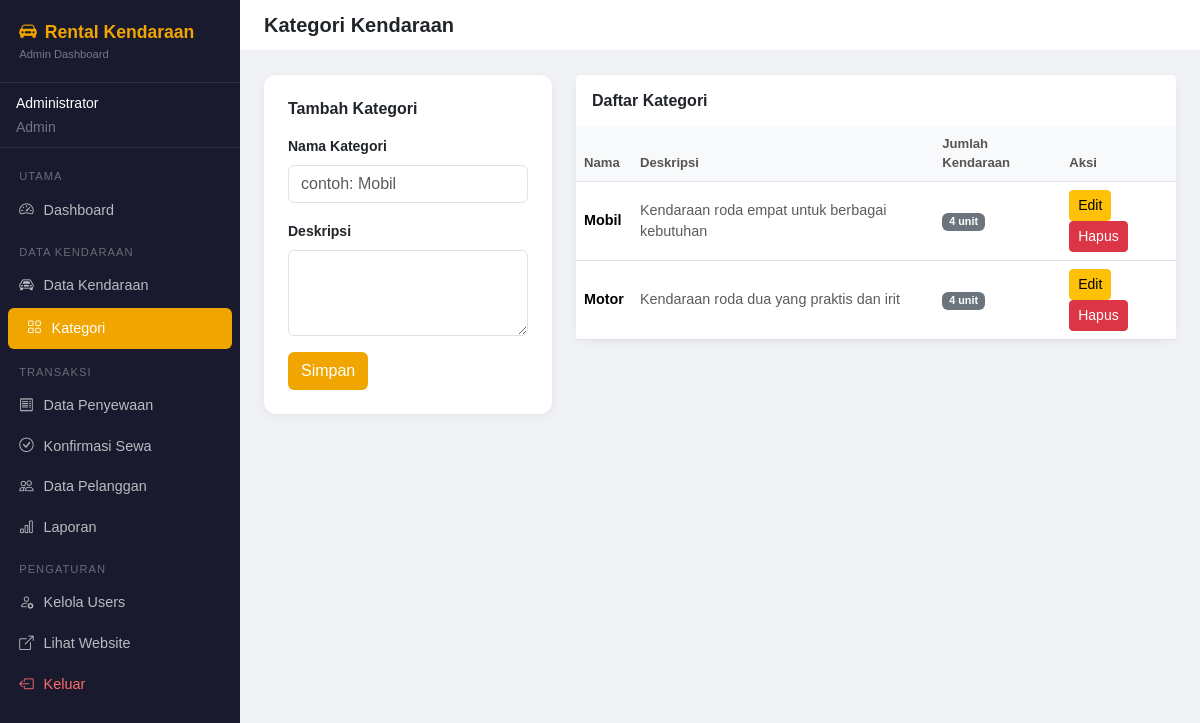
The app's page /backend/kategori.php (signed in) with its own data.
### tables this page shows
CREATE TABLE IF NOT EXISTS kategori (
    id INT AUTO_INCREMENT PRIMARY KEY,
    nama VARCHAR(50) NOT NULL,
    deskripsi TEXT,
    created_at TIMESTAMP DEFAULT CURRENT_TIMESTAMP
);

### backend/kategori.php (the view, shortened to what this page needs)
<?php
require_once '../config/database.php';
$list = $conn->query("SELECT k.*, COUNT(kn.id) as jml_kendaraan FROM kategori k LEFT JOIN kendaraan kn ON k.id = kn.kategori_id GROUP BY k.id ORDER BY k.nama");
$editData = null;
?>
<?php include 'includes/header.php'; ?>
<?php include 'includes/sidebar.php'; ?>
<div class="main-content">
    <div class="topbar"><h5 class="mb-0 fw-bold">Kategori Kendaraan</h5></div>
    <div class="content-area">
        <div class="row g-4">
            <div class="col-md-4">
                <div class="card page-card p-4">
                    <h6 class="fw-bold mb-3"><?= $editData ? 'Edit Kategori' : 'Tambah Kategori' ?></h6>
                    <form method="POST">
                        <div class="mb-3">
                            <label class="form-label small fw-semibold">Nama Kategori</label>
                            <input type="text" name="nama" class="form-control"
                                   value="<?= htmlspecialchars($editData['nama'] ?? '') ?>" placeholder="contoh: Mobil" required>
                        </div>
                        <div class="mb-3">
                            <label class="form-label small fw-semibold">Deskripsi</label>
                            <textarea name="deskripsi" class="form-control" rows="3"><?= htmlspecialchars($editData['deskripsi'] ?? '') ?></textarea>
                        </div>
                        <div class="d-flex gap-2">
                            <button type="submit" class="btn text-white" style="background:#f0a500;"><?= $editData ? 'Update' : 'Simpan' ?></button>
                        </div>
                    </form>
                </div>
            </div>
            <div class="col-md-8">
                <div class="card page-card">
                    <div class="card-header bg-white border-0 py-3">
                        <h6 class="mb-0 fw-bold">Daftar Kategori</h6>
                    </div>
                    <div class="table-responsive">
                        <table class="table table-hover mb-0">
                            <thead>
                                <tr>
                                    <th>Nama</th>
                                    <th>Deskripsi</th>
                                    <th>Jumlah Kendaraan</th>
                                    <th>Aksi</th>
                                </tr>
                            </thead>
                            <tbody>
                                <?php while ($row = $list->fetch_assoc()): ?>
                                <tr>
                                    <td class="fw-semibold"><?= htmlspecialchars($row['nama']) ?></td>
                                    <td class="text-muted small"><?= htmlspecialchars($row['deskripsi']) ?></td>
                                    <td><span class="badge bg-secondary"><?= $row['jml_kendaraan'] ?> unit</span></td>
                                    <td>
                                        <a href="kategori.php?aksi=edit&id=<?= $row['id'] ?>" class="btn btn-sm btn-warning">Edit</a>
                                        <a href="kategori.php?aksi=hapus&id=<?= $row['id'] ?>"
                                           class="btn btn-sm btn-danger"
                                           onclick="return confirm('Hapus kategori ini?')">Hapus</a>
                                    </td>
                                </tr>
                                <?php endwhile; ?>
                            </tbody>
                        </table>
                    </div>
                </div>
            </div>
        </div>
    </div>
</div>
<?php include 'includes/footer.php'; ?>

### backend/includes/header.php (style rules this page uses)
body { background-color: #f0f2f5; font-family: sans-serif; }
.main-content { margin-left: 240px; min-height: 100vh; }
.topbar { background: #fff; padding: 0.8rem 1.5rem; border-bottom: 1px solid #eee; position: sticky; top: 0; z-index: 900; }
.content-area { padding: 1.5rem; }
.table thead th { background: #f8f9fa; font-size: 0.82rem; font-weight: 600; color: #555; }
.table td { vertical-align: middle; font-size: 0.9rem; }
.page-card { background: #fff; border-radius: 12px; border: none; box-shadow: 0 2px 10px rgba(0,0,0,0.06); }

### records on screen
kategori: nama "Mobil", deskripsi "Kendaraan roda empat untuk berbagai kebutuhan", jml_kendaraan "4"
kategori: nama "Motor", deskripsi "Kendaraan roda dua yang praktis dan irit", jml_kendaraan "4"

### other values on screen
$_SESSION['user_name'] "Administrator"
$_SESSION['user_role'] "Admin"
